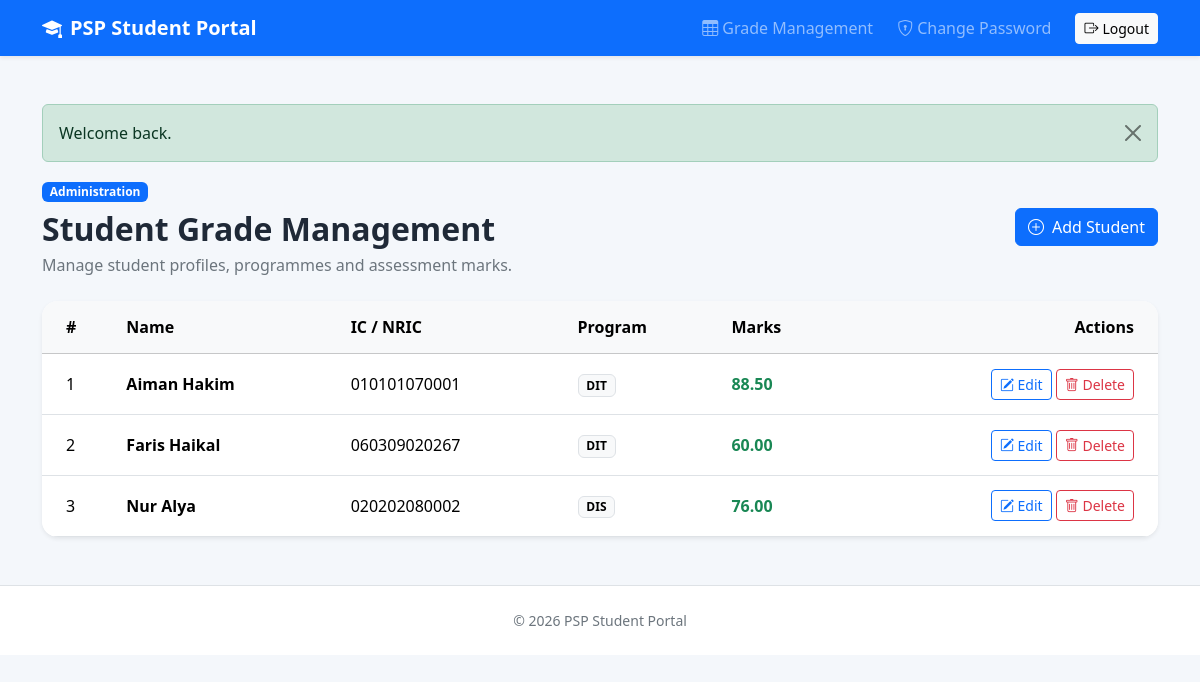
The app's page /index.php?page=students (signed in) with its own data.
### tables this page shows
CREATE TABLE `students` (
  `id` int(10) UNSIGNED NOT NULL,
  `user_id` int(10) UNSIGNED NOT NULL,
  `name` varchar(100) NOT NULL,
  `program_id` int(10) UNSIGNED NOT NULL,
  `marks` decimal(5,2) NOT NULL DEFAULT 0.00,
  `profile_picture` varchar(255) DEFAULT NULL,
  `created_at` timestamp NOT NULL DEFAULT current_timestamp(),
  `updated_at` timestamp NOT NULL DEFAULT current_timestamp() ON UPDATE current_timestamp()
);

CREATE TABLE `users` (
  `id` int(10) UNSIGNED NOT NULL,
  `nric` varchar(12) NOT NULL,
  `password_hash` varchar(255) NOT NULL,
  `role` enum('admin','student') NOT NULL DEFAULT 'student',
  `must_change_password` tinyint(1) NOT NULL DEFAULT 0,
  `created_at` timestamp NOT NULL DEFAULT current_timestamp(),
  `updated_at` timestamp NOT NULL DEFAULT current_timestamp() ON UPDATE current_timestamp()
);

CREATE TABLE `programs` (
  `id` int(10) UNSIGNED NOT NULL,
  `code` varchar(20) NOT NULL,
  `name` varchar(120) NOT NULL
);

### app/Controllers/StudentController.php (called while the page is built, shortened)
<?php
final class StudentController
{
    public function index(): void
    {
        $students = Student::all();
        require __DIR__ . '/../Views/students/index.php';
    }
}

### index.php (called while the page is built, shortened)
<?php
spl_autoload_register(function (string $class): void {
    $prefix = 'App\\';
    $relative = substr($class, strlen($prefix));
    $file = __DIR__ . '/app/' . str_replace('\\', '/', $relative) . '.php';
});
require __DIR__ . '/app/Helpers/common.php';
require __DIR__ . '/app/Helpers/auth.php';
$page = $_GET['page'] ?? (is_logged_in() ? ($_SESSION['role'] === 'admin' ? 'students' : 'profile') : 'login');
$routes = [
    'login' => [AuthController::class, 'showLogin', 'GET'],
    'login-submit' => [AuthController::class, 'login', 'POST'],
    'logout' => [AuthController::class, 'logout', 'POST'],
    'profile' => [ProfileController::class, 'show', 'GET'],
    'profile-upload' => [ProfileController::class, 'upload', 'POST'],
    'change-password' => [PasswordController::class, 'edit', 'GET'],
    'password-update' => [PasswordController::class, 'update', 'POST'],
    'students' => [StudentController::class, 'index', 'GET'],
    'student-create' => [StudentController::class, 'create', 'GET'],
    'student-store' => [StudentController::class, 'store', 'POST'],
    'student-edit' => [StudentController::class, 'edit', 'GET'],
    'student-update' => [StudentController::class, 'update', 'POST'],
    'student-delete' => [StudentController::class, 'destroy', 'POST'],
];
[$controllerClass, $method, $httpMethod] = $routes[$page];
$controller = new $controllerClass();
$controller->$method();

### app/Helpers/auth.php (called while the page is built, shortened)
<?php
function is_logged_in(): bool
{
    return isset($_SESSION['user_id'], $_SESSION['role']);
}

### app/Helpers/common.php (called while the page is built, shortened)
<?php
function e(?string $value): string
{
    return htmlspecialchars((string) $value, ENT_QUOTES, 'UTF-8');
}
function url(string $page, array $params = []): string
{
    return 'index.php?' . http_build_query(array_merge(['page' => $page], $params));
}
function get_flash(): ?array
{
    $flash = $_SESSION['flash'] ?? null;
    return $flash;
}

### config/database.php (called while the page is built)
<?php
return [
    'host' => 'localhost',
    'database' => 'psp_student_portal',
    'username' => 'root',
    'password' => '',
    'charset' => 'utf8mb4',
];

### app/Core/Database.php (called while the page is built, shortened)
<?php
final class Database
{
    private static ?PDO $connection = null;
    public static function connection(): PDO
    {
        $config = require __DIR__ . '/../../config/database.php';
        $dsn = sprintf(
            'mysql:host=%s;dbname=%s;charset=%s',
            $config['host'],
            $config['database'],
            $config['charset']
        );
        try {
            self::$connection = new PDO($dsn, $config['username'], $config['password'], [
                PDO::ATTR_ERRMODE => PDO::ERRMODE_EXCEPTION,
                PDO::ATTR_DEFAULT_FETCH_MODE => PDO::FETCH_ASSOC,
                PDO::ATTR_EMULATE_PREPARES => false,
            ]);
        } catch (PDOException $e) {
            http_response_code(500);
            exit('Unable to connect to the database. Please try again later.');
        }
        return self::$connection;
    }
}

### app/Models/Student.php (called while the page is built, shortened)
<?php
final class Student
{
    public static function all(): array
    {
        $sql = 'SELECT
                    s.id,
                    s.user_id,
                    s.name,
                    u.nric,
                    p.code AS program_code,
                    p.name AS program_name,
                    s.marks
                FROM students s
                INNER JOIN users u ON u.id = s.user_id
                INNER JOIN programs p ON p.id = s.program_id
                ORDER BY s.name';
        $stmt = Database::connection()->prepare($sql);
        $stmt->execute();
        return $stmt->fetchAll();
    }
}

### app/Views/students/index.php (the view, shortened to what this page needs)
<?php require __DIR__ . '/../layouts/header.php'; ?>
<div class="d-flex flex-wrap justify-content-between align-items-center gap-3 mb-4">
    <div>
        <span class="badge text-bg-primary mb-2">Administration</span>
        <h1 class="h2 fw-bold mb-1">Student Grade Management</h1>
        <p class="text-secondary mb-0">Manage student profiles, programmes and assessment marks.</p>
    </div>
    <a class="btn btn-primary" href="<?= url('student-create') ?>"><i class="bi bi-plus-circle me-2"></i>Add Student</a>
</div>
<div class="card border-0 shadow-sm portal-card">
    <div class="card-body p-0">
        <div class="table-responsive">
            <table class="table table-hover align-middle mb-0">
                <thead class="table-light">
                <tr>
                    <th class="ps-4">#</th>
                    <th>Name</th>
                    <th>IC / NRIC</th>
                    <th>Program</th>
                    <th>Marks</th>
                    <th class="text-end pe-4">Actions</th>
                </tr>
                </thead>
                <tbody>
                <?php if (!$students): ?>
                    <tr><td colspan="6" class="text-center py-5 text-secondary">No student records available.</td></tr>
                <?php else: ?>
                    <?php foreach ($students as $index => $row): ?>
                        <tr>
                            <td class="ps-4"><?= $index + 1 ?></td>
                            <td class="fw-semibold"><?= e($row['name']) ?></td>
                            <td><?= e($row['nric']) ?></td>
                            <td><span class="badge text-bg-light border"><?= e($row['program_code']) ?></span></td>
                            <td><span class="fw-semibold <?= (float)$row['marks'] >= 50 ? 'text-success' : 'text-danger' ?>"><?= e(number_format((float) $row['marks'], 2)) ?></span></td>
                            <td class="text-end pe-4 text-nowrap">
                                <a class="btn btn-sm btn-outline-primary" href="<?= url('student-edit', ['id' => $row['id']]) ?>"><i class="bi bi-pencil-square"></i> Edit</a>
                                <form method="post" action="<?= url('student-delete') ?>" class="d-inline delete-form" data-name="<?= e($row['name']) ?>">
                                    <button class="btn btn-sm btn-outline-danger" type="submit"><i class="bi bi-trash"></i> Delete</button>
                                </form>
                            </td>
                        </tr>
                    <?php endforeach; ?>
                <?php endif; ?>
                </tbody>
            </table>
        </div>
    </div>
</div>
<?php require __DIR__ . '/../layouts/footer.php'; ?>

### app/Views/layouts/header.php (shortened to what this page needs)
<?php
$flash = get_flash();
?>
<!doctype html>
<html lang="en">
<head>
    <link href="https://cdn.jsdelivr.net/npm/bootstrap@5.3.3/dist/css/bootstrap.min.css" rel="stylesheet">
    <link href="https://cdn.jsdelivr.net/npm/bootstrap-icons@1.11.3/font/bootstrap-icons.min.css" rel="stylesheet">
    <link href="public/assets/css/style.css" rel="stylesheet">
</head>
<body>
<nav class="navbar navbar-expand-lg navbar-dark bg-primary shadow-sm">
    <div class="container">
        <a class="navbar-brand fw-bold" href="<?= is_logged_in() ? url($_SESSION['role'] === 'admin' ? 'students' : 'profile') : url('login') ?>">
            <i class="bi bi-mortarboard-fill me-2"></i>PSP Student Portal
        </a>
        <?php if (is_logged_in()): ?>
            <div class="collapse navbar-collapse" id="mainNav">
                <ul class="navbar-nav ms-auto align-items-lg-center gap-lg-2">
                    <?php if ($_SESSION['role'] === 'student'): ?>
                        <li class="nav-item"><a class="nav-link" href="<?= url('profile') ?>"><i class="bi bi-person-circle me-1"></i>Profile</a></li>
                    <?php else: ?>
                        <li class="nav-item"><a class="nav-link" href="<?= url('students') ?>"><i class="bi bi-table me-1"></i>Grade Management</a></li>
                    <?php endif; ?>
                    <li class="nav-item"><a class="nav-link" href="<?= url('change-password') ?>"><i class="bi bi-shield-lock me-1"></i>Change Password</a></li>
                    <li class="nav-item">
                        <form method="post" action="<?= url('logout') ?>" class="m-0">
                            <button class="btn btn-light btn-sm ms-lg-2" type="submit"><i class="bi bi-box-arrow-right me-1"></i>Logout</button>
                        </form>
                    </li>
                </ul>
            </div>
        <?php endif; ?>
    </div>
</nav>
<main class="container py-5">
    <?php if ($flash): ?>
        <div class="alert alert-<?= e($flash['type']) ?> alert-dismissible fade show" role="alert">
            <?= e($flash['message']) ?>
            <button type="button" class="btn-close" data-bs-dismiss="alert" aria-label="Close"></button>
        </div>
    <?php endif; ?>

### app/Views/layouts/footer.php (shortened to what this page needs)
</main>
<footer class="border-top py-4 bg-white mt-auto">
    <div class="container text-center text-secondary small">
        &copy; <?= date('Y') ?> PSP Student Portal
    </div>
</footer>
</body>
</html>

### public/assets/css/style.css (style rules this page uses)
:root { --portal-bg: #f4f7fb; }
html, body { min-height: 100%; }
body { background: var(--portal-bg); display: flex; flex-direction: column; color: #1f2937; }
main { flex: 1; }
.portal-card { border-radius: 1rem; overflow: hidden; }
.table > :not(caption) > * > * { padding-top: .9rem; padding-bottom: .9rem; }

### records on screen
students: name "Aiman Hakim", user.nric "010101070001", program.code "DIT", marks "88.50"
students: name "Faris Haikal", user.nric "060309020267", program.code "DIT", marks "60.00"
students: name "Nur Alya", user.nric "020202080002", program.code "DIS", marks "76.00"

### other values on screen
$flash['message'] "Welcome back."
